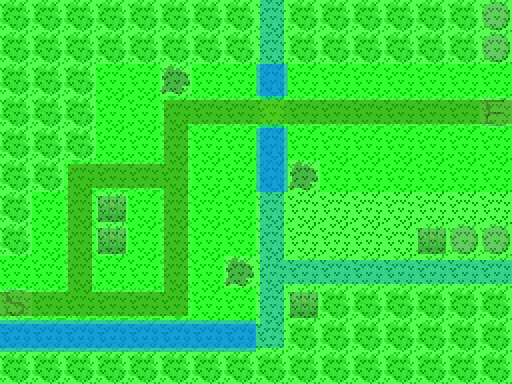

The image is a tile-based game level rendered from a .tmx file. Its description and complete source (layers, tilesets, objects, tile grids) follow:
An orthogonal 16x12 tile map with 32x32 px tiles, 3 tile layers (Display, Movement, Placement).

<map version="1.0" orientation="orthogonal" width="16" height="12" tilewidth="32" tileheight="32">
 <tileset firstgid="1" name="grass_tiles" tilewidth="32" tileheight="32">
  <image source="../grass_tiles.png" trans="ff00ff" width="256" height="256" />
 </tileset>
 <layer name="Display" width="16" height="12">
  <data encoding="csv">
18,18,18,18,18,18,18,18,27,18,18,18,18,18,18,19,
18,18,18,18,18,18,18,18,27,18,18,18,18,18,18,19,
18,18,18,1,1,21,1,1,27,1,1,1,1,1,1,1,
18,18,18,1,1,6,2,2,39,2,2,2,2,2,2,2,
18,18,18,1,1,3,1,1,27,1,1,1,1,1,1,1,
18,18,6,2,2,13,1,1,27,21,1,1,1,1,1,1,
18,1,3,20,1,3,1,1,27,1,1,1,1,1,1,1,
18,1,3,20,1,3,1,1,27,1,1,1,1,20,19,19,
1,1,3,1,1,3,1,21,36,26,26,26,26,26,26,26,
2,2,12,2,2,8,1,1,27,20,18,18,18,18,18,18,
26,26,26,26,26,26,26,26,32,18,18,18,18,18,18,18,
18,18,18,18,18,18,18,18,18,18,18,18,18,18,18,18
</data>
 </layer>
 <layer name="Movement" width="16" height="12" opacity="0.4">
  <data encoding="csv">
1,1,1,1,1,1,1,1,1,1,1,1,1,1,1,1,
1,1,1,1,1,1,1,1,1,1,1,1,1,1,1,1,
1,1,1,1,1,1,1,1,1,1,1,1,1,1,1,1,
1,1,1,1,1,9,9,9,9,9,9,9,9,9,9,33,
1,1,1,1,1,9,1,1,1,1,1,1,1,1,1,1,
1,1,9,9,9,9,1,1,1,1,1,1,1,1,1,1,
1,1,9,1,1,9,1,1,1,1,1,1,1,1,1,1,
1,1,9,1,1,9,1,1,1,1,1,1,1,1,1,1,
1,1,9,1,1,9,1,1,1,1,1,1,1,1,1,1,
25,9,9,9,9,9,1,1,1,1,1,1,1,1,1,1,
1,1,1,1,1,1,1,1,1,1,1,1,1,1,1,1,
1,1,1,1,1,1,1,1,1,1,1,1,1,1,1,1
</data>
 </layer>
 <layer name="Placement" width="16" height="12" opacity="0.42">
  <data encoding="csv">
1,1,1,1,1,1,1,1,1,1,1,1,1,1,1,1,
1,1,1,1,1,1,1,1,1,1,1,1,1,1,1,1,
1,1,1,9,9,1,9,9,17,9,9,9,9,9,9,9,
1,1,1,9,9,1,1,1,1,1,1,1,1,1,1,1,
1,1,1,9,9,1,9,9,17,9,9,9,9,9,9,9,
1,1,1,1,1,1,9,9,17,1,9,9,9,9,9,9,
1,9,1,1,9,1,9,9,1,1,1,1,1,1,1,1,
1,9,1,1,9,1,9,9,1,1,1,1,1,1,1,1,
9,9,1,9,9,1,9,1,1,1,1,1,1,1,1,1,
1,1,1,1,1,1,9,9,1,1,1,1,1,1,1,1,
17,17,17,17,17,17,17,17,1,1,1,1,1,1,1,1,
1,1,1,1,1,1,1,1,1,1,1,1,1,1,1,1
</data>
 </layer>
</map>